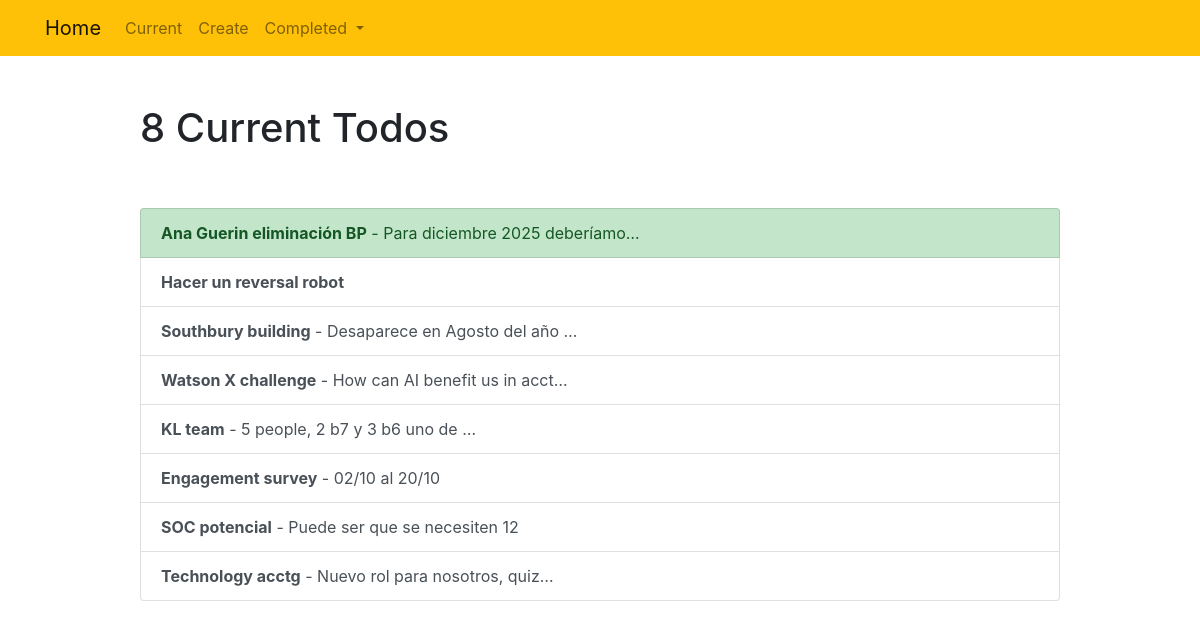
Page /catcurrenttodo/Staff Meetings on the committed database.
### todos/models.py (models this page shows, shortened)
class Todo(models.Model):
	category = models.CharField(max_length=100, blank=True)
	title = models.CharField(max_length=100)
	memo = models.TextField(blank=True)
	created = models.DateTimeField(auto_now_add=True)
	datecompleted = models.DateTimeField(null=True, blank=True)
	important = models.BooleanField(default=False)

### todos/views.py (the view)
# urls.py: path('catcurrenttodo/<category>', views.catcurrenttodo ,name='catcurrenttodo'),
def catcurrenttodo(request, category):
	todos = Todo.objects.filter(datecompleted__isnull=True, category=category)
	params = {'todos':todos}
	return render(request, 'todos/catcurrenttodo.html', params)

### todos/templates/todos/catcurrenttodo.html
{% extends 'todos/base.html' %}
{% block content %}
    <div class="row justify-content-center mt-5">
        <div class="col-md-10">
            {% if todos %}
                 <h1>{{ todos.count }} Current Todo{{ todos.count|pluralize }}</h1>
            {% else %}
                           <h1>Current Todos</h1>
            {% endif %}
        </div>
    </div>
    <div class="row justify-content-center mt-5">
        <div class="col-md-10" style="height: 450px; overflow: scroll;">
        {% if todos %}
            <div class="list-group">
                {% for todo in todos %}
                    <a href="{% url 'viewtodo' todo.id %}" class="list-group-item list-group-item-action{% if todo.important %} list-group-item-success{% endif %}"><b>{{ todo.title }}</b>{% if todo.memo %} - {{ todo.memo|truncatechars:30 }}{% endif %}</a>
                {% endfor %}
            </div>
        {% else %}
            <div class="text-center">
                <h2>Looks like you don't have any todos! Nice work.</h2>
            <br>
            <a role="button" class="btn btn-primary" href="{% url 'create' %}">New Todo</a>
            </div>
        {% endif %}
        </div>
    </div>
{% endblock %}

### rows in the picture
Todo: title "Ana Guerin eliminación BP", memo "Para diciembre 2025 deberíamo…"
Todo: title "Hacer un reversal robot"
Todo: title "Southbury building", memo "Desaparece en Agosto del año …"
Todo: title "Watson X challenge", memo "How can AI benefit us in acct…"
Todo: title "KL team", memo "5 people, 2 b7 y 3 b6 uno de …"
Todo: title "Engagement survey", memo "02/10 al 20/10"
Todo: title "SOC potencial", memo "Puede ser que se necesiten 12"
Todo: title "Technology acctg", memo "Nuevo rol para nosotros, quiz…"

### other values in the picture
{{ todos.count }} "8"
